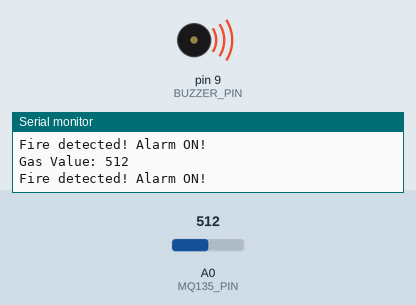
Recording of a sketch running on a simulated Arduino Uno, built with avr-gcc and run on an emulated ATmega328P. Shown: buzzer (waves = sounding), the last lines printed to the serial monitor. Inputs (shaded band) come from the test bench; at power-on: A0 (MQ135_PIN) = 512.

Above: at 1.8 s.
1.9 s: A0 (MQ135_PIN) set to 310
3.4 s: A0 (MQ135_PIN) set to 285
At 4.6 s:
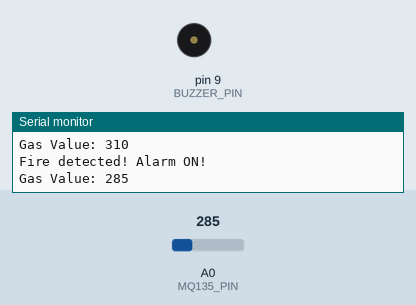
5.5 s: A0 (MQ135_PIN) set to 306
At 7.2 s:
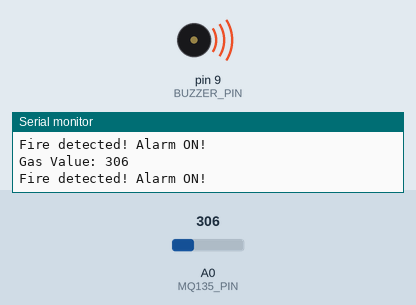
7.5 s: A0 (MQ135_PIN) set to 290
At 8.9 s:
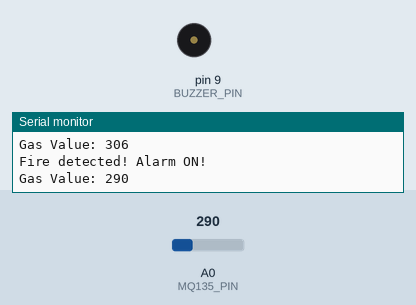
Timing chart, 0 to 10.5 s (numbered marks = the images above; inputs shaded):
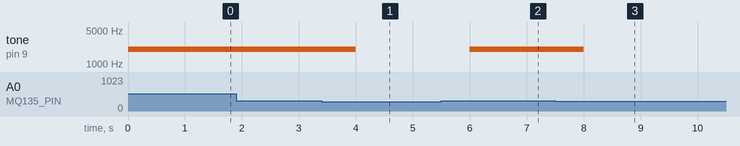

The sketch:

gas_alarm_mq135.ino
```cpp
#define MQ135_PIN A0  // Пин, к которому подключен MQ-135
#define BUZZER_PIN 9   // Пин, к которому подключена пьезопищалка
#define THRESHOLD 300  // Пороговое значение газа для срабатывания тревоги

void setup() {
    pinMode(MQ135_PIN, INPUT);
    pinMode(BUZZER_PIN, OUTPUT);
    Serial.begin(9600);
}

void loop() {
    int gasValue = analogRead(MQ135_PIN);
    Serial.print("Gas Value: ");
    Serial.println(gasValue);

    if (gasValue > THRESHOLD) {
        tone(BUZZER_PIN, 2000); // Включаем звук на 2000 Гц
        Serial.println("Fire detected! Alarm ON!");
    } else {
        noTone(BUZZER_PIN); // Выключаем звук
    }

    delay(1000); // Задержка в 1 секунду перед следующим измерением
}
```

Measured:
- the behaviour switches between 301 and 300 on A0 (MQ135_PIN) (found by bisection; images 0 and 1)
- after the input at 3.4 s, tone on pin 9 (BUZZER_PIN): 2000 Hz → silent after 0.60 s
- after the input at 5.5 s, tone on pin 9 (BUZZER_PIN): silent → 2000 Hz after 0.50 s
- after the input at 7.5 s, tone on pin 9 (BUZZER_PIN): 2000 Hz → silent after 0.51 s
